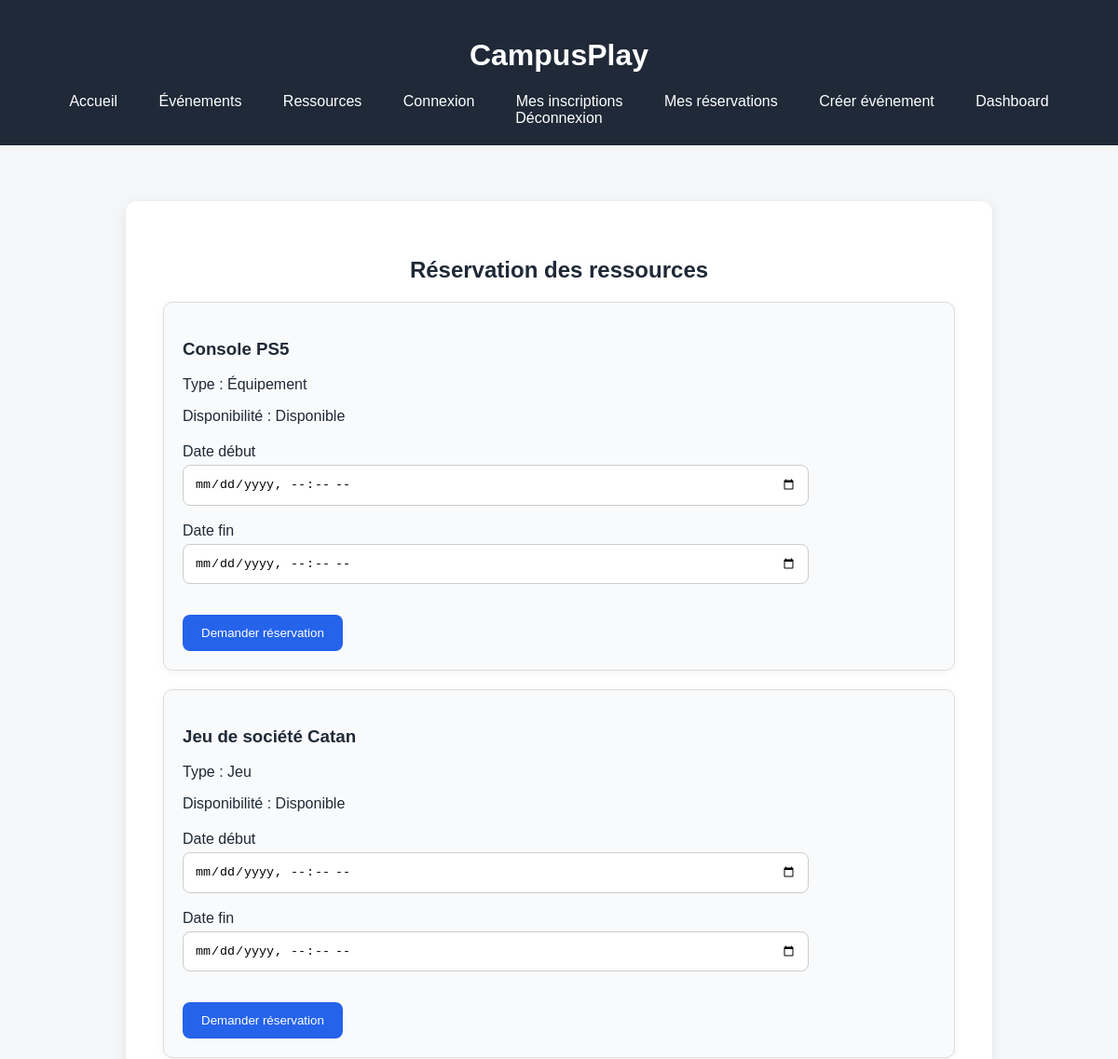
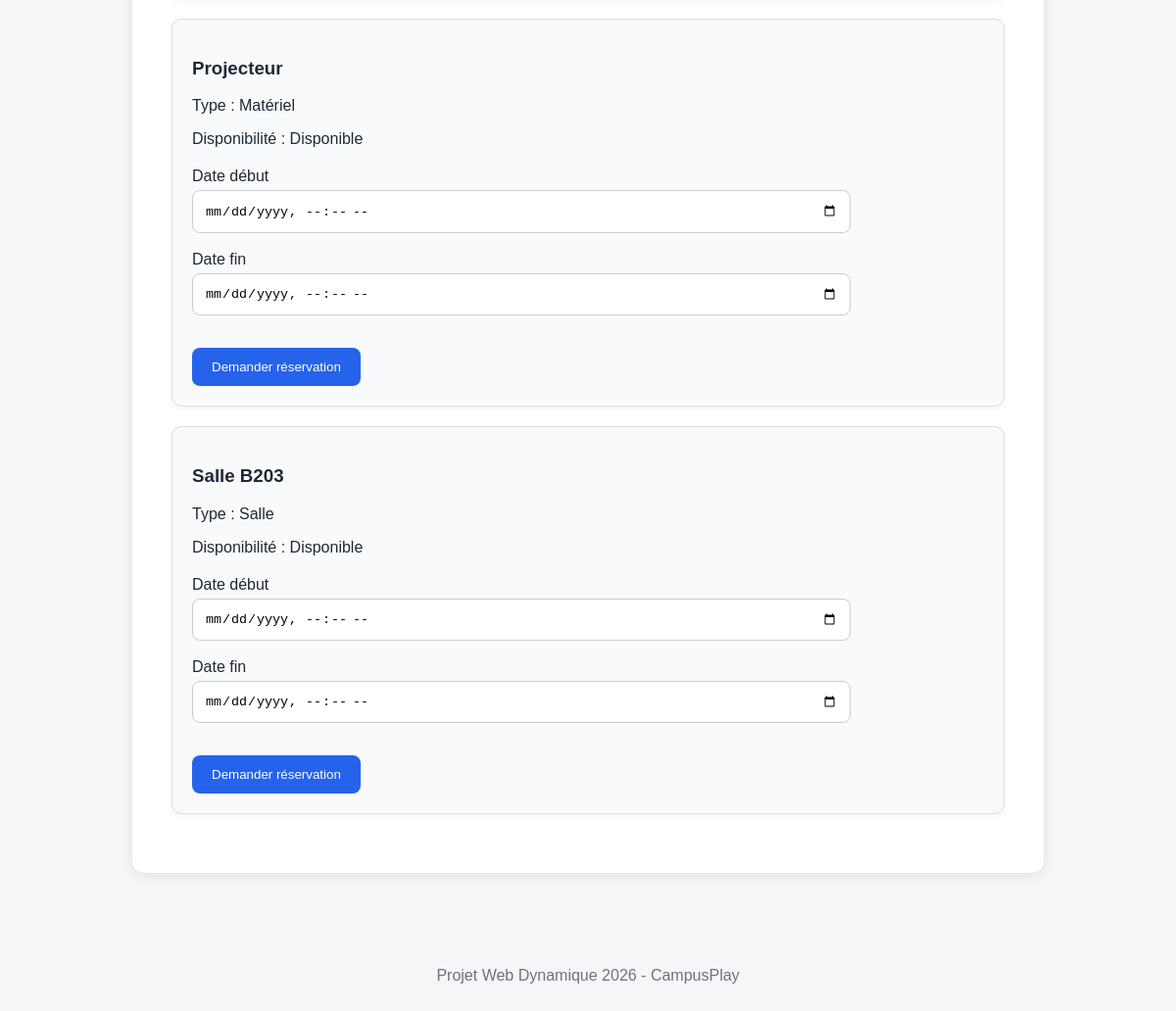
/frontend/resources.php, run on an earlier commit of the app's database (2 pictures, top to bottom).
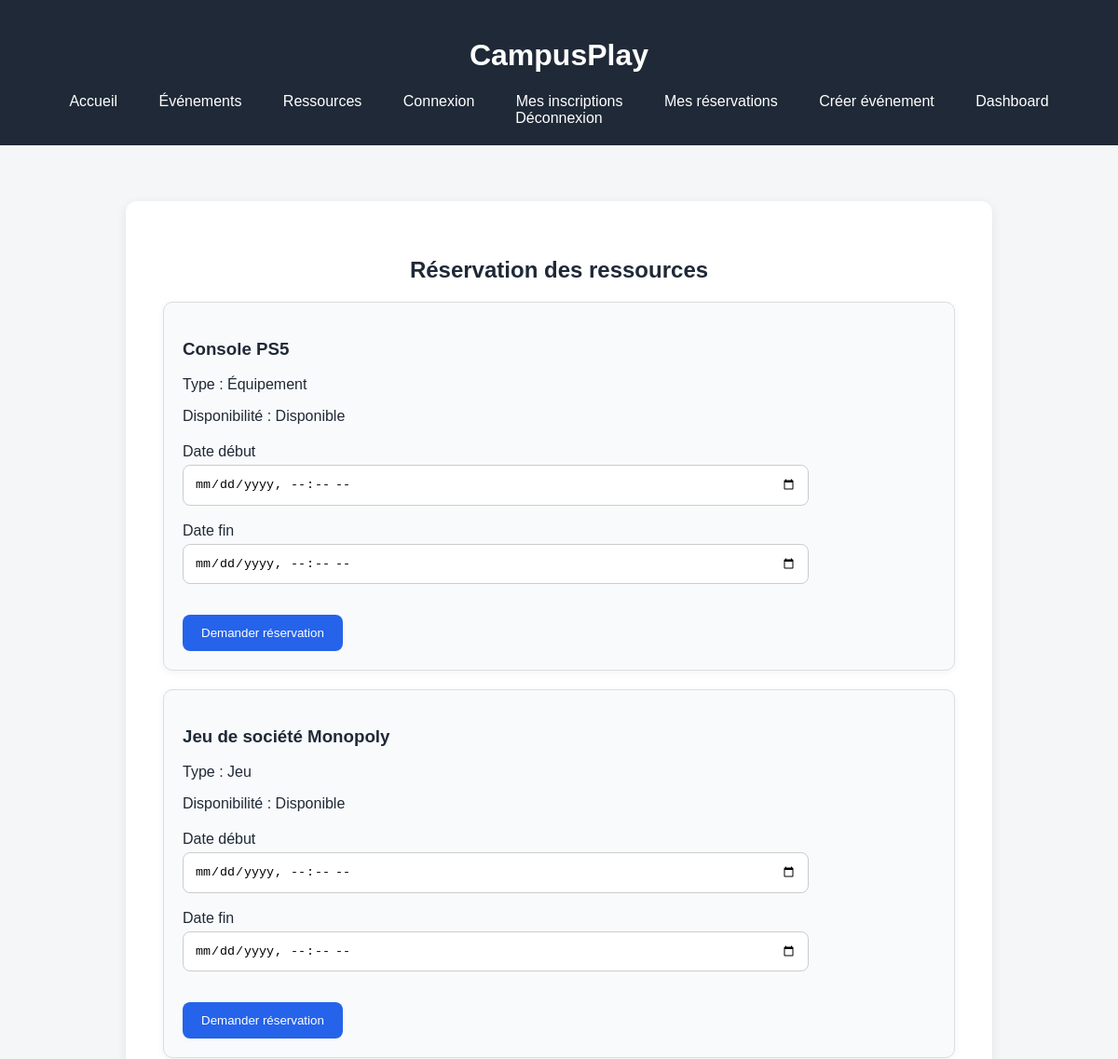
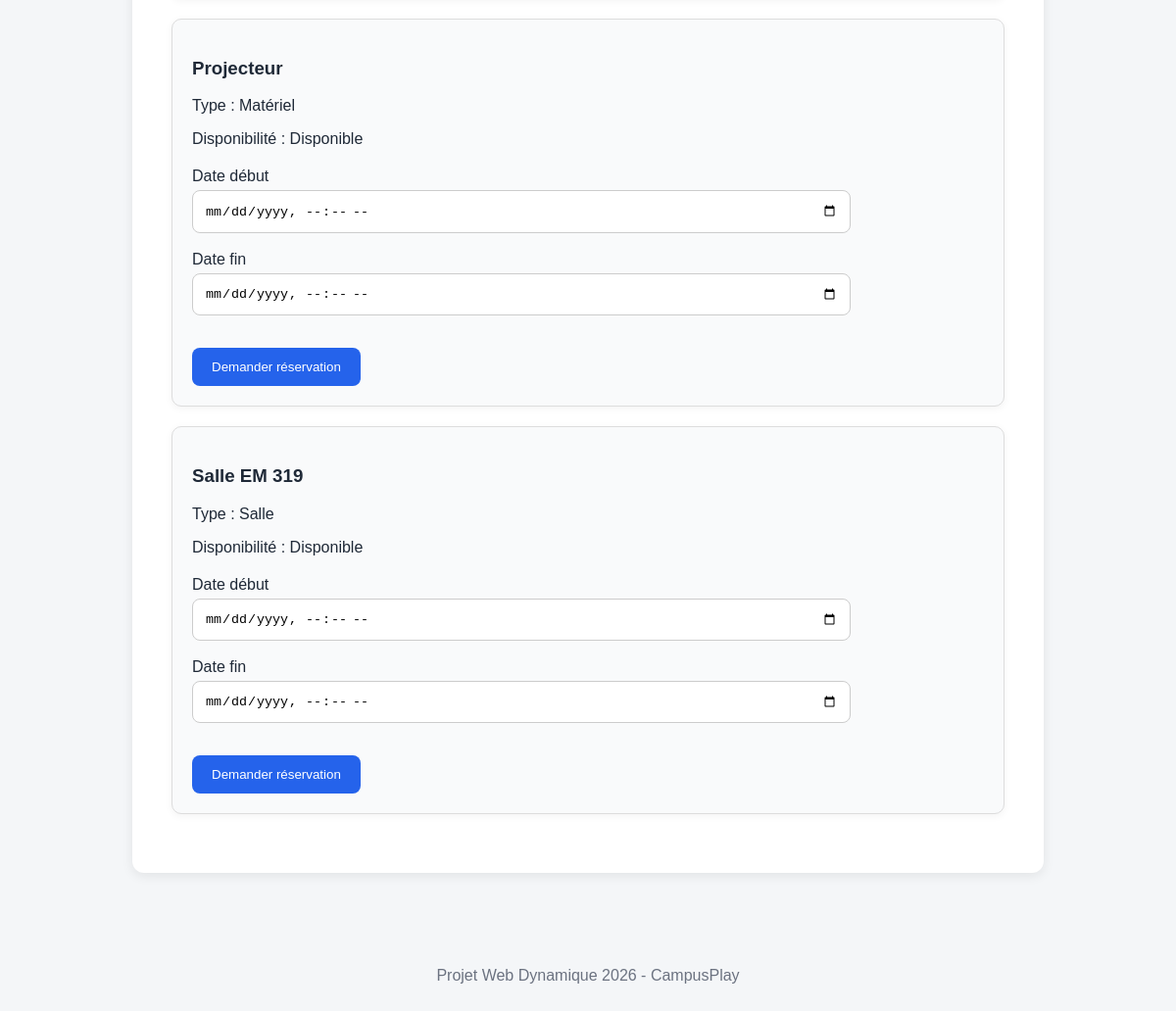
And on a later commit of the database (2 pictures, top to bottom).
### tables this page shows
CREATE TABLE resources (
    id_resource INT AUTO_INCREMENT PRIMARY KEY,
    nom VARCHAR(150) NOT NULL,
    type VARCHAR(100) NOT NULL,
    disponibilite BOOLEAN DEFAULT TRUE
);

### frontend/resources.php (the view, shortened to what this page needs)
<?php
require_once "../backend/config.php";
$sql = "SELECT * FROM resources ORDER BY nom ASC";
$stmt = $pdo->query($sql);
$resources = $stmt->fetchAll(PDO::FETCH_ASSOC);
?>
<!DOCTYPE html>
<html lang="fr">
<head>
    <link rel="stylesheet" href="../assets/style.css">
</head>
<body>
<header>
    <h1>CampusPlay</h1>
    <nav>
           <a href="index.html">Accueil</a>
        <a href="events.php">Événements</a>
        <a href="resources.php">Ressources</a>
        <a href="login.html">Connexion</a>
        <a href="my-events.php">Mes inscriptions</a>
        <a href="my-reservations.php">Mes réservations</a>
        <a href="create-event.php">Créer événement</a>
        <a href="dashboard.php">Dashboard</a>
         <a href="../backend/logout.php">Déconnexion</a>
    </nav>
</header>
<main>
<section class="hero">
<h2>Réservation des ressources</h2>
<?php foreach ($resources as $resource): ?>
<div class="card">
    <h3><?= htmlspecialchars($resource["nom"]) ?></h3>
    <p>Type : <?= htmlspecialchars($resource["type"]) ?></p>
    <p>
        Disponibilité :
        <?= $resource["disponibilite"] ? "Disponible" : "Indisponible" ?>
    </p>
    <?php if ($resource["disponibilite"]): ?>
    <form action="../backend/reserve_resource.php" method="POST">
        <label>Date début</label>
        <br>
        <input type="datetime-local"
               name="date_debut"
               required>
        <br><br>
        <label>Date fin</label>
        <br>
        <input type="datetime-local"
               name="date_fin"
               required>
        <br><br>
        <button type="submit" class="btn">
            Demander réservation
        </button>
    </form>
    <?php endif; ?>
</div>
<?php endforeach; ?>
</section>
</main>
<footer>
    <p>Projet Web Dynamique 2026 - CampusPlay</p>
</footer>
</body>
</html>

What changed in the data, as far as the page shows it:
changed resources "Jeu": nom "Jeu de société Catan" → "Jeu de société Monopoly"
changed resources "Salle": nom "Salle B203" → "Salle EM 319"
